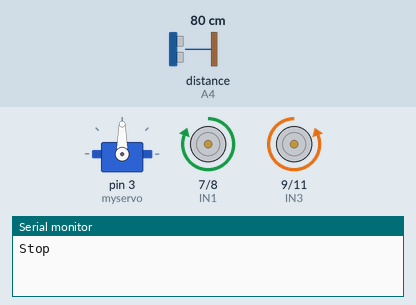
A sketch run on a simulated Arduino Uno, built with avr-gcc and run on an emulated ATmega328P. Shown: servo, motor-driver pin pairs drawn as motors (green arrow = first pin HIGH = forward, orange = second pin HIGH = backward, longer = more drive, scaled by the enable pin), the last lines printed to the serial monitor. Wiring (inferred from the names in the program): ultrasonic range finder: trigger A5; echo A4. Inputs (shaded band) come from the test bench; at power-on: distance to the obstacle (sensor on A4) 80 cm. The echo pulse lasts 58.3 µs per cm.

Above: at 1.3 s.
1.4 s: distance to the obstacle (sensor on A4) set to 23 cm
2.9 s: distance to the obstacle (sensor on A4) set to 19 cm
At 4.2 s:
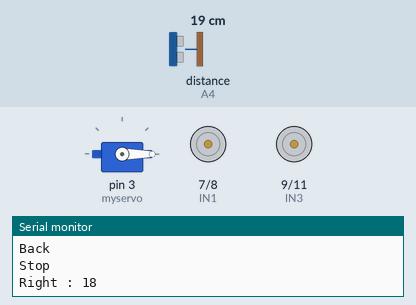
5.9 s: distance to the obstacle (sensor on A4) set to 35 cm
8.9 s: distance to the obstacle (sensor on A4) set to 2 cm
At 11.2 s:
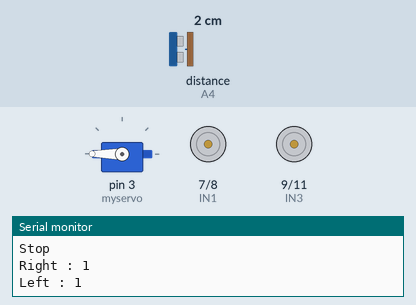
11.9 s: distance to the obstacle (sensor on A4) set to 60 cm
At 14.33 s:
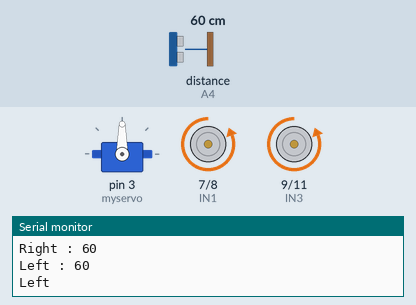
Timing chart, 0 to 15.9 s (numbered marks = the images above; inputs shaded):
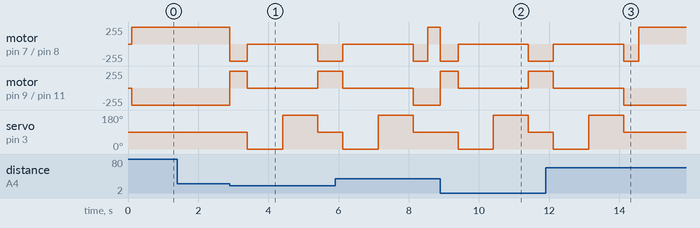

The sketch:

motor.ino
```cpp
//www.elegoo.com


#include <Servo.h>  //servo library
Servo myservo;      // create servo object to control servo

//    The direction of the car's movement
//  ENA   ENB   IN1   IN2   IN3   IN4   Description
//  HIGH  HIGH  HIGH  LOW   LOW   HIGH  Car is runing forward
//  HIGH  HIGH  LOW   HIGH  HIGH  LOW   Car is runing back
//  HIGH  HIGH  LOW   HIGH  LOW   HIGH  Car is turning left
//  HIGH  HIGH  HIGH  LOW   HIGH  LOW   Car is turning right
//  HIGH  HIGH  LOW   LOW   LOW   LOW   Car is stoped
//  HIGH  HIGH  HIGH  HIGH  HIGH  HIGH  Car is stoped
//  LOW   LOW   N/A   N/A   N/A   N/A   Car is stoped


//define L298n module IO Pin
#define ENA 5
#define ENB 6
#define IN1 7
#define IN2 8
#define IN3 9
#define IN4 11

// Utrasonic sensor
#define DISTANCE 20

//Line Tracking IO define
#define LT_R digitalRead(10)
#define LT_M digitalRead(4)
#define LT_L digitalRead(2)

//Servo
int Echo = A4;
int Trig = A5;
int rightDistance = 0, leftDistance = 0, middleDistance = 0;


//before execute loop() function,
//setup() function will execute first and only execute once
void setup() {
  myservo.attach(3,700,2400);  // attach servo on pin 3 to servo object
  Serial.begin(9600);
  pinMode(Echo, INPUT);
  pinMode(Trig, OUTPUT);
  pinMode(IN1, OUTPUT);
  pinMode(IN2, OUTPUT);
  pinMode(IN3, OUTPUT);
  pinMode(IN4, OUTPUT);
  pinMode(ENA, OUTPUT);
  pinMode(ENB, OUTPUT);
  myservo.write(90);
  freeze(100);
}

//Repeat execution
void loop() {

    middleDistance = Distance_test();

    if (middleDistance <= DISTANCE) {

      back(500);
      freeze(1);

      checkRightDistance();
      delay(500);
      checkLeftDistance();
      delay(500);
      myservo.write(90);

      if((rightDistance <= DISTANCE) && (leftDistance <= DISTANCE)) {
        back(200);
      } else if(rightDistance > leftDistance) {
        right(90);
      }
      else if(rightDistance <= leftDistance) {
        left(90);
      }

    } else {
      forward(10);
    }
    delay(10);

}

void forward(int duration){
  // Serial.println("Forward");

  digitalWrite(ENA,HIGH);
  digitalWrite(ENB,HIGH);
  digitalWrite(IN1,HIGH); //set IN1 hight level
  digitalWrite(IN2,LOW);  //set IN2 low level
  digitalWrite(IN3,LOW);  //set IN3 low level
  digitalWrite(IN4,HIGH); //set IN4 hight level
  delay(duration);
}

void back(int duration){
  Serial.println("Back");

  digitalWrite(ENA,HIGH);
  digitalWrite(ENB,HIGH);
  digitalWrite(IN1,LOW);
  digitalWrite(IN2,HIGH);
  digitalWrite(IN3,HIGH);
  digitalWrite(IN4,LOW);
  delay(duration);
}

void left(float angle){
  Serial.println("Left");

  digitalWrite(ENA,HIGH);
  digitalWrite(ENB,HIGH);
  digitalWrite(IN1,LOW);
  digitalWrite(IN2,HIGH);
  digitalWrite(IN3,LOW);
  digitalWrite(IN4,HIGH);

  delay(angle * 4.5); // convert angle in ms
}

void right(float angle){
  Serial.println("RIGHT");

  digitalWrite(ENA,HIGH);
  digitalWrite(ENB,HIGH);
  digitalWrite(IN1,HIGH);
  digitalWrite(IN2,LOW);
  digitalWrite(IN3,HIGH);
  digitalWrite(IN4,LOW);

  delay(angle * 4.5); // convert angle in ms
}

void freeze(int duration){
  Serial.println("Stop");

  digitalWrite(ENA,HIGH);
  digitalWrite(ENB,HIGH);
  digitalWrite(IN1,LOW);
  digitalWrite(IN2,LOW);
  digitalWrite(IN3,LOW);
  digitalWrite(IN4,LOW);
  delay(duration);
}

//Ultrasonic distance measurement Sub function
int Distance_test() {
  digitalWrite(Trig, LOW);
  delayMicroseconds(2);
  digitalWrite(Trig, HIGH);
  delayMicroseconds(20);
  digitalWrite(Trig, LOW);
  float Fdistance = pulseIn(Echo, HIGH);
  Fdistance= Fdistance / 58;
  return (int) Fdistance;
}

void checkMiddleDistance() {
  //middle
  myservo.write(90);
  delay(500);
  middleDistance = Distance_test();

  Serial.print("Middle : ");
  Serial.println(middleDistance);
}

void checkRightDistance() {
  //right
  myservo.write(0);
  delay(500);
  rightDistance = Distance_test();

  Serial.print("Right : ");
  Serial.println(rightDistance);
}

void checkLeftDistance() {
  //middle
  myservo.write(180);
  delay(500);
  leftDistance = Distance_test();

  Serial.print("Left : ");
  Serial.println(leftDistance);
}
```

Measured:
- the behaviour switches between 22 and 21 cm on distance to the obstacle (sensor on A4) (found by bisection; images 0 and 1)
- after the input at 1.4 s, every drawn part: stays the same
- after the input at 2.9 s, motor on pin 7 (IN1) / pin 8 (IN2): forward 255/255 → backward 255/255 at once, → stopped 0.50 s later, → backward 255/255 2.0 s later; motor on pin 9 (IN3) / pin 11 (IN4): backward 255/255 → forward 255/255 at once, → stopped 0.50 s later, → forward 255/255 2.0 s later
- after the input at 8.9 s, motor on pin 7 (IN1) / pin 8 (IN2): forward 255/255 → backward 255/255 at once, → stopped 0.50 s later, → backward 255/255 2.0 s later; motor on pin 9 (IN3) / pin 11 (IN4): backward 255/255 → forward 255/255 at once, → stopped 0.50 s later, → forward 255/255 2.0 s later
- after the input at 11.9 s, servo on pin 3 (myservo): goes on until 14.1 s, then stays 90°
